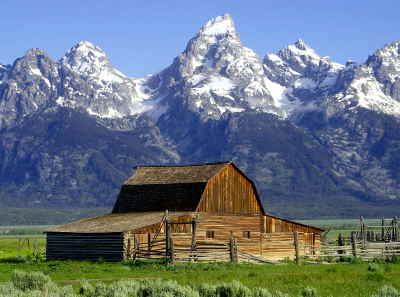
#> input picture imagens/barn_mountains.bmp, 400 x 297 px
$ python 'T1 copy.py'
#> lines starting #> are read from the running program, lines starting #| are printed output that depends on the picture
# %%
import matplotlib.pyplot as plt
import matplotlib.colors as clr
import numpy as np
import cv2
import scipy as sp

#3.2
def colormap(name, colors, num):
    return clr.LinearSegmentedColormap.from_list(name, colors, num)

#3.4
def read_image(image):
    img = plt.imread(image)
    R = img[:, :, 0]
    G = img[:, :, 1]
    B = img[:, :, 2]

    return R, G, B, img


#3.4
def read_image_inv(R, G, B):
    imgRec = np.zeros((R.shape[0], R.shape[1], 3), dtype='uint8')
    imgRec[:, :, 0] = R
    imgRec[:, :, 1] = G
    imgRec[:, :, 2] = B

    return imgRec


#3.3
def show_image(img,  title, fig, cmap=None):
    plt.figure(fig)
    plt.axis('off'), plt.title(title), plt.imshow(img)
    plt.imshow(img, cmap)


#4
def padding(image):
    [l, c, Ch] = image.shape

    nc = nl = 0
    if l % 32 != 0:
        #padding horizontal
        nl = 32 - l % 32 # número de linhas adicionar
        #ll = x[nl-1, :]

        ll = image[nl-1, :][np.newaxis, :]

        repl = ll.repeat(nl, axis=0)

        # para adicionar repl a x, vertically
        image = np.vstack([image, repl])

    if c % 32 != 0:
        nc = 32 - c % 32 # número de colunas a adicionar

        lc = image[:, nc-1][:, np.newaxis] #last column

        repc = lc.repeat(nc, axis=1)

        image = np.hstack([image, repc]) #repetição horizontal

    #xr = image[:nl, :nc]

    return image


def padding_inv(l, c, imagem_pad):
    return imagem_pad[0:l, 0:c, :]


#5
def RGB_to_YCbCr(R, G, B):
    T = np.array([[0.299, 0.587, 0.114],
                  [-0.168736, -0.331264, 0.5],
                  [0.5, -0.418688, -0.081312]])

    Y = T[0, 0]*R + T[0, 1]*G + T[0, 2]*B

    Cb = T[1, 0]*R + T[1, 1]*G + T[1, 2]*B + 128

    Cr = T[2, 0]*R + T[2, 1]*G + T[2, 2]*B + 128

    # YCbCr = read_image_inv(Y, Cb, Cr)
    return Y, Cb, Cr, T


def YCbCr_to_RGB(Y, Cb, Cr, T):
    Tinv = np.linalg.inv(T)

    Rdecoded = Tinv[0,0]*Y + Tinv[0, 1]*(Cb-128) + Tinv[0, 2]*(Cr - 128)
    #clamping
    #np.putmask(Rdecoded, Rdecoded > 255, 255)
    #np.putmask(Rdecoded, Rdecoded < 0, 0)
    Rdecoded[Rdecoded > 255] = 255
    Rdecoded[Rdecoded < 0] = 0
    #typecasting
    Rdecoded = np.round(Rdecoded).astype(np.uint8)

    Gdecoded = Tinv[1,0]*Y + Tinv[1, 1]*(Cb-128) + Tinv[1, 2]*(Cr - 128)

    #clamping
    Gdecoded[Gdecoded > 255] = 255
    Gdecoded[Gdecoded < 0] = 0
    #typecasting
    Gdecoded = np.round(Gdecoded).astype(np.uint8)

    Bdecoded = Tinv[2,0]*Y + Tinv[2, 1]*(Cb-128) + Tinv[2, 2]*(Cr - 128)

    #clamping
    Bdecoded[Bdecoded > 255] = 255
    Bdecoded[Bdecoded < 0] = 0

    #typecasting
    Bdecoded = np.round(Bdecoded).astype(np.uint8)

    return read_image_inv(Rdecoded, Gdecoded, Bdecoded)


def decoder():
    #read_image
    #colormap
    #padding
    #rgb to ycbcr
    print("1")


def encoder():
    print("2")

def sub_amostragem():
    #4:0:2 -> erro de sintaxe
    print("123")
    cv2.resize()


def DCT(X):
    x = 1
    X_dct = dct(dct(X, norm='ortho').T, norm='ortho').T


def main():
    R, G, B, imagem = read_image("imagens/barn_mountains.bmp")
#> in read_image, img is the input picture: shape (297, 400, 3); mean R, G, B 104.4, 117.4, 130.1
#> in read_image, `R = img[:, :, 0]`:
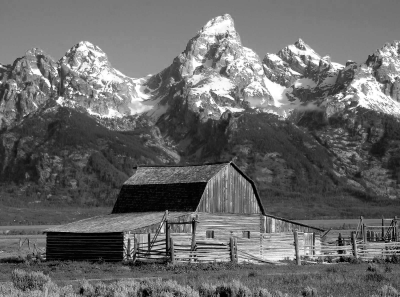
#> R: shape (297, 400); min 0, max 255, mean 104.4
#> in read_image, `G = img[:, :, 1]`:
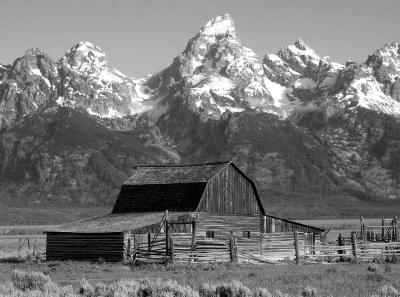
#> G: shape (297, 400); min 0, max 255, mean 117.4
#> in read_image, `B = img[:, :, 2]`:
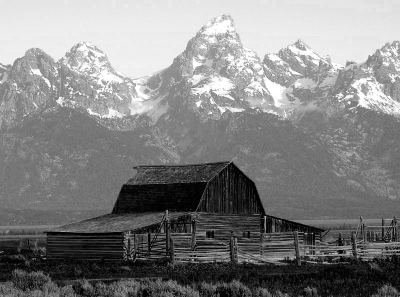
#> B: shape (297, 400); min 0, max 255, mean 130.1
    plt.figure(0),plt.axis('off'), plt.title("original"), plt.imshow(imagem)
    show_image(imagem, "original peppers", 0)
    show_image(R,"peppers R", 1, colormap('red', [(0, 0, 0), (1, 0, 0)], 256))
    show_image(G,"peppers G", 2, colormap('green', [(0, 0, 0), (0, 1, 0)], 256))
    show_image(B,"peppers B", 3, colormap('blue', [(0, 0, 0), (0, 0, 1)], 256))

    inverted = read_image_inv(R, G, B)
#> in read_image_inv, `imgRec[:, :, 1] = G`:
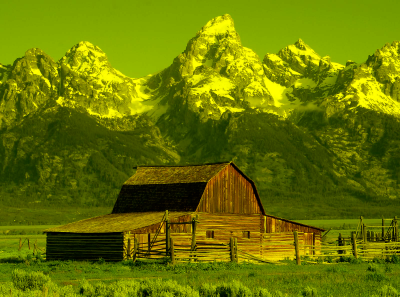
#> imgRec: shape (297, 400, 3); mean of channels 0, 1, 2 104.4, 117.4, 0; drawn as R, G, B
    show_image(inverted, "RGB reconstruido", 4)
    img_pad = padding(imagem)
#> in padding, `ll = image[nl-1, :][np.newaxis, :]`: ll = 400 rows, first 8: [125, 166, 235], [125, 166, 235], [125, 166, 235], [125, 166, 235], [127, 165, 235], [126, 163, 234], [127, 165, 235], [127, 165, 235]
#> in padding, `image = np.vstack([image, repl])`:
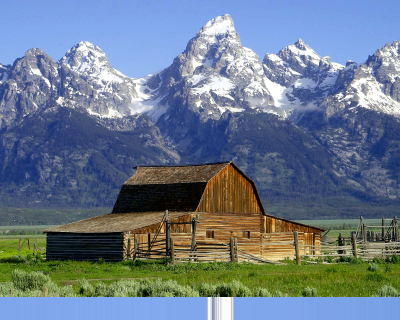
#> image: shape (320, 400, 3); mean of channels 0, 1, 2 106.5, 121.1, 137.6; drawn as R, G, B
#> in padding, `lc = image[:, nc-1][:, np.newaxis]`: lc = 320 rows, first 8: [121, 158, 229], [121, 158, 229], [120, 157, 228], [121, 158, 229], [119, 160, 229], [119, 160, 229], [119, 160, 229], [119, 160, 229]
    show_image(img_pad, "padded", 12)
    #img_pad_inv = padding_inv(imagem.shape[0], imagem.shape[1], img_pad)

    Y, Cb, Cr, T = RGB_to_YCbCr(R, G, B)
#> in RGB_to_YCbCr, `Cb = T[1, 0]*R + T[1, 1]*G + T[1, 2]*B + 128`:
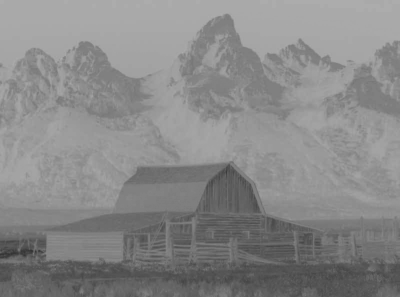
#> Cb: shape (297, 400) float64; min 52.41, max 173.2, mean 136.6
#> in RGB_to_YCbCr, `Cr = T[2, 0]*R + T[2, 1]*G + T[2, 2]*B + 128`:
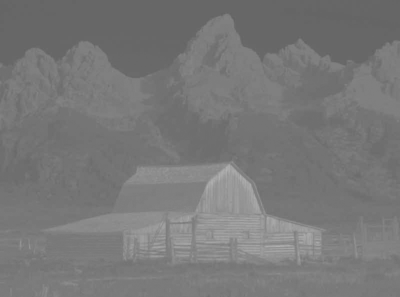
#> Cr: shape (297, 400) float64; min 98.87, max 177.2, mean 120.5
#> T = [[0.299, 0.587, 0.114], [-0.169, -0.331, 0.5], [0.5, -0.419, -0.0813]]

    cmgray = colormap('gray', [(0, 0, 0), (1, 1, 1)], 256)
    show_image(Y, "peppers Y", 5, cmgray)
    show_image(Cb, "peppers Cb", 6, cmgray)
    show_image(Cr, "peppers Cr", 7, cmgray)

    img_rgb = YCbCr_to_RGB(Y, Cb, Cr, T)
#> in YCbCr_to_RGB, `Tinv = np.linalg.inv(T)`: Tinv = [[1, -1.22e-06, 1.4], [1, -0.344, -0.714], [1, 1.77, 4.06e-07]]
#> in YCbCr_to_RGB, `Rdecoded[Rdecoded < 0] = 0`: Rdecoded: shape (297, 400) float64; min 0, max 255, mean 104.4
#> in YCbCr_to_RGB, `Gdecoded[Gdecoded < 0] = 0`: Gdecoded: shape (297, 400) float64; min 0, max 255, mean 117.4
#> in YCbCr_to_RGB, `Bdecoded[Bdecoded < 0] = 0`: Bdecoded: shape (297, 400) float64; min 0, max 255, mean 130.1

    show_image(img_rgb, "Rgb after YCbCr", 8)

if __name__ == "__main__":
    main()


# fazer 2 tabelas
#ratio de compressão
#_________________________________
# | Quality|peppers| barn |logo   |
# |--------|-------|------|-------|
# | max    |18,8:1 |10,5:1|54,1:1 |
# | media  |28,4:1 |16,1:1|43,7:1 |
# | min    |43,2:1 |25,7:1|66,56:1|
#---------------------------------


# uma das tabelas com a apreciação subjetiva da qualidade(?)
#---
#variação de cores alta ==> frequencia alta

# %%

$ run again, with imagens/peppers.bmp copied over imagens/barn_mountains.bmp
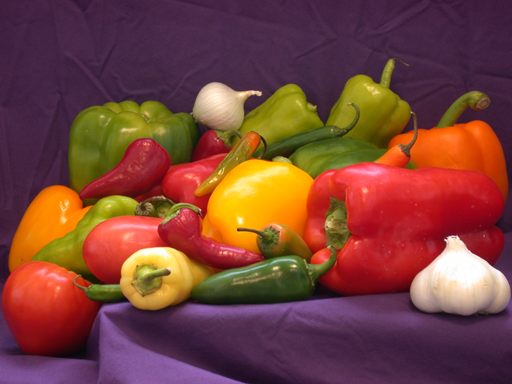
#> input picture imagens/peppers.bmp, 512 x 384 px
#> in read_image, img is the input picture: shape (384, 512, 3); mean R, G, B 120.8, 66.4, 57.6
#> in RGB_to_YCbCr, `Y = T[0, 0]*R + T[0, 1]*G + T[0, 2]*B`:
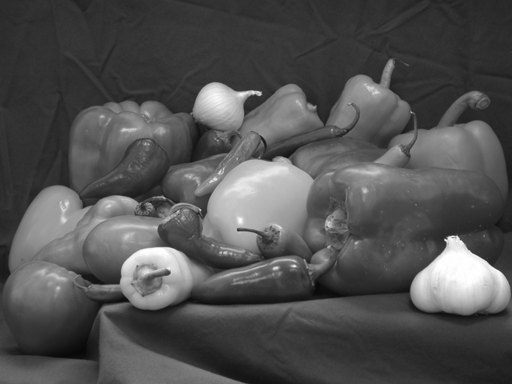
#> Y: shape (384, 512) float64; min 7.68, max 255, mean 81.7
#> in RGB_to_YCbCr, `Cr = T[2, 0]*R + T[2, 1]*G + T[2, 2]*B + 128`:
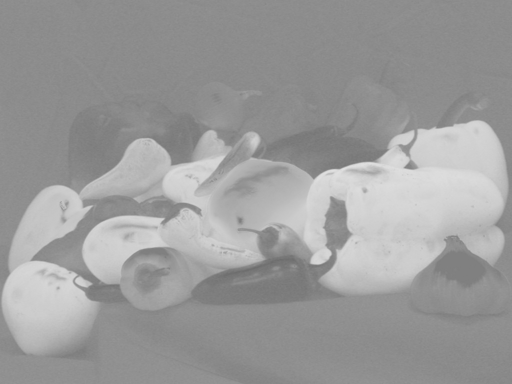
#> Cr: shape (384, 512) float64; min 109.2, max 225.4, mean 155.9
#> T = [[0.299, 0.587, 0.114], [-0.169, -0.331, 0.5], [0.5, -0.419, -0.0813]]
#> Tinv = [[1, -1.22e-06, 1.4], [1, -0.344, -0.714], [1, 1.77, 4.06e-07]]
